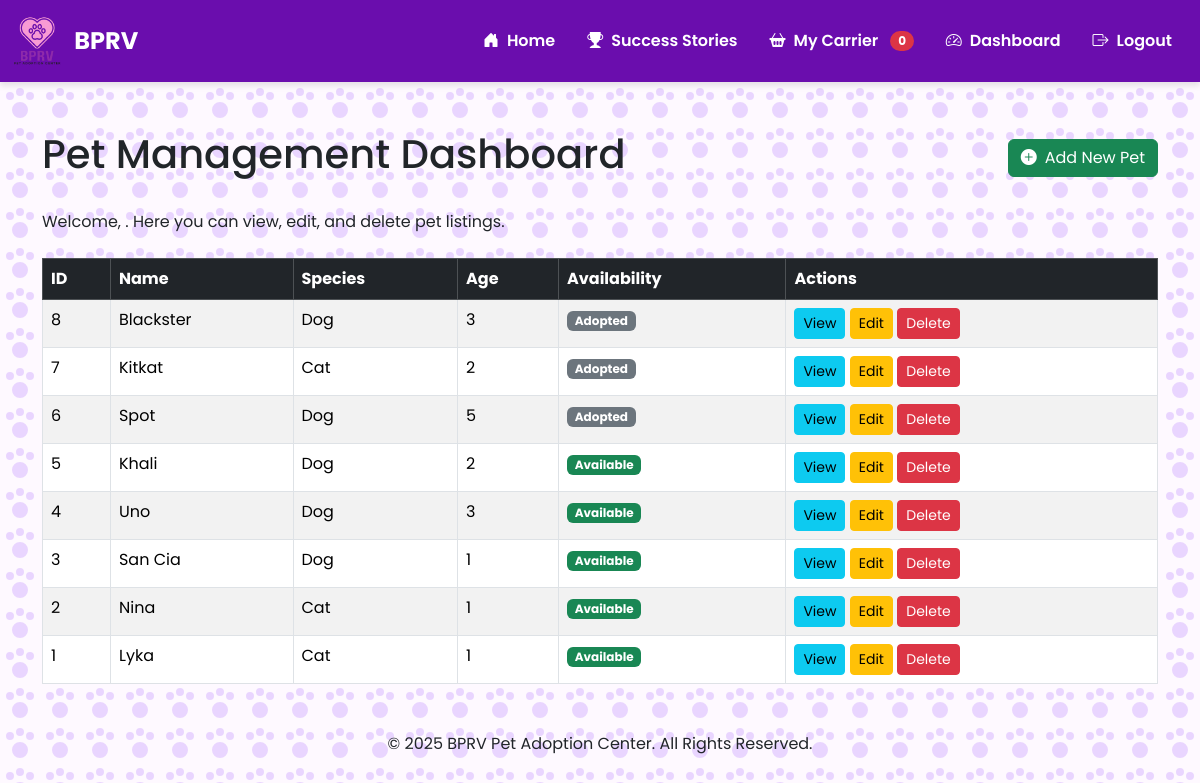
The app's page /dashboard.php (signed in) with its own data.
### tables this page shows
CREATE TABLE `pets` (
  `PetID` int(11) NOT NULL,
  `PetName` varchar(100) NOT NULL,
  `Age` int(11) DEFAULT NULL,
  `gender` varchar(10) DEFAULT 'Unknown',
  `is_spayed_neutered` tinyint(1) NOT NULL DEFAULT 0,
  `days_in_shelter` int(11) DEFAULT 0,
  `description` varchar(255) DEFAULT '',
  `personality_tags` varchar(100) DEFAULT '',
  `SpeciesID` int(11) DEFAULT NULL,
  `BreedID` int(11) DEFAULT NULL,
  `ImageURL` varchar(255) DEFAULT NULL,
  `PetAvail` varchar(20) DEFAULT NULL,
  `OwnerName` varchar(100) DEFAULT NULL,
  `OwnerContact` varchar(100) DEFAULT NULL
);

CREATE TABLE `species` (
  `SpeciesID` int(11) NOT NULL,
  `SpeciesName` varchar(50) NOT NULL
);

### dashboard.php (the view, shortened to what this page needs)
<?php
require_once 'config/db.php';
require_once 'includes/header.php';
$sql = "SELECT p.PetID, p.PetName, p.Age, s.SpeciesName, p.PetAvail
        FROM pets p
        JOIN species s ON p.SpeciesID = s.SpeciesID
        ORDER BY p.PetID DESC";
$result = $db->query($sql);
?>
<div class="d-flex justify-content-between align-items-center mb-4">
    <h1>Pet Management Dashboard</h1>
    <a href="add_pet.php" class="btn btn-success"><i class="bi bi-plus-circle-fill me-2"></i>Add New Pet</a>
</div>
<p>Welcome, <b><?php echo htmlspecialchars($_SESSION["username"]); ?></b>. Here you can view, edit, and delete pet listings.</p>
<table class="table table-striped table-bordered mt-4">
    <thead class="table-dark">
        <tr>
            <th>ID</th>
            <th>Name</th>
            <th>Species</th>
            <th>Age</th>
            <th>Availability</th>
            <th>Actions</th>
        </tr>
    </thead>
    <tbody>
        <?php if ($result->num_rows > 0): ?>
            <?php while($pet = $result->fetch_assoc()): ?>
                <tr>
                    <td><?php echo $pet['PetID']; ?></td>
                    <td><?php echo htmlspecialchars($pet['PetName']); ?></td>
                    <td><?php echo htmlspecialchars($pet['SpeciesName']); ?></td>
                    <td><?php echo htmlspecialchars($pet['Age']); ?></td>
                    <td>
                        <?php if($pet['PetAvail'] == '1'): ?>
                            <span class="badge bg-success">Available</span>
                        <?php else: ?>
                            <span class="badge bg-secondary">Adopted</span>
                        <?php endif; ?>
                    </td>
                    <td>
                        <a href="view_pet.php?id=<?php echo $pet['PetID']; ?>" class="btn btn-info btn-sm">View</a>
                        <a href="edit_pet.php?id=<?php echo $pet['PetID']; ?>" class="btn btn-warning btn-sm">Edit</a>
                        <a href="delete_pet.php?id=<?php echo $pet['PetID']; ?>" class="btn btn-danger btn-sm" onclick="return confirm('Are you sure you want to delete this pet?');">Delete</a>
                    </td>
                </tr>
            <?php endwhile; ?>
        <?php else: ?>
            <tr class="text-center">
                <td colspan="6">No pets found. Add one!</td>
            </tr>
        <?php endif; ?>
    </tbody>
</table>
<?php
require_once 'includes/footer.php';
?>

### includes/header.php (style rules this page uses)
body { font-family: 'Poppins', sans-serif; background-color: #FEF9FF; background-repeat: repeat; background-attachment: fixed; }

### records on screen
pets: PetID "8", PetName "Blackster", SpeciesID.SpeciesName "Dog", Age "3", PetAvail "Adopted"
pets: PetID "7", PetName "Kitkat", SpeciesID.SpeciesName "Cat", Age "2", PetAvail "Adopted"
pets: PetID "6", PetName "Spot", SpeciesID.SpeciesName "Dog", Age "5", PetAvail "Adopted"
pets: PetID "5", PetName "Khali", SpeciesID.SpeciesName "Dog", Age "2", PetAvail "Available"
pets: PetID "4", PetName "Uno", SpeciesID.SpeciesName "Dog", Age "3", PetAvail "Available"
pets: PetID "3", PetName "San Cia", SpeciesID.SpeciesName "Dog", Age "1", PetAvail "Available"
pets: PetID "2", PetName "Nina", SpeciesID.SpeciesName "Cat", Age "1", PetAvail "Available"
pets: PetID "1", PetName "Lyka", SpeciesID.SpeciesName "Cat", Age "1", PetAvail "Available"
